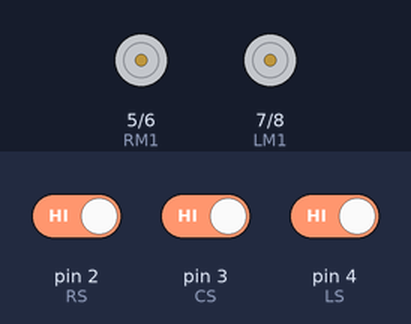
Bench run of a sketch on a simulated Arduino Leonardo, built with avr-gcc and run on an emulated ATmega32U4. Parts: motor-driver pin pairs drawn as motors (green arrow = first pin HIGH = forward, orange = second pin HIGH = backward, longer = more drive). The inputs (shaded band) are chosen by the test bench; at power-on: pin 2 (RS) HIGH, pin 3 (CS) HIGH, pin 4 (LS) HIGH. What the sketch prints to the serial monitor is not drawn.

Above: at 1.2 s.
1.3 s: pin 2 (RS) driven LOW
At 2.7 s:
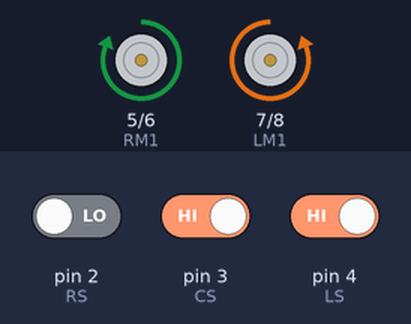
3.5 s: pin 3 (CS) driven LOW
At 4.6 s:
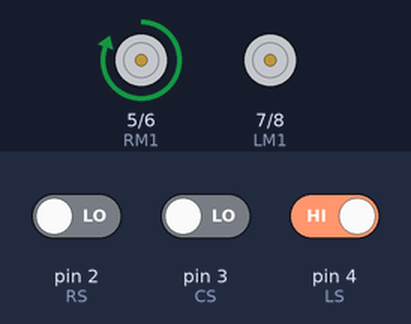
5.0 s: pin 2 (RS) driven HIGH
At 5.7 s:
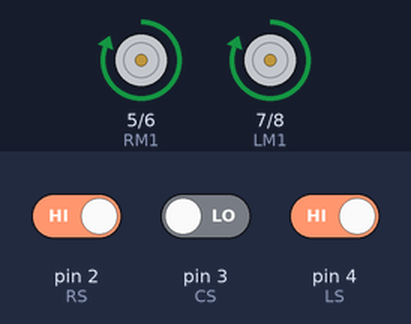
6.5 s: pin 4 (LS) driven LOW
At 6.8 s:
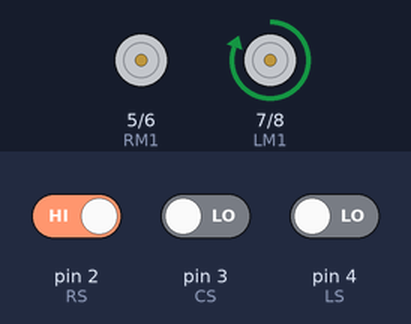
8.0 s: pin 3 (CS) driven HIGH
At 9.2 s:
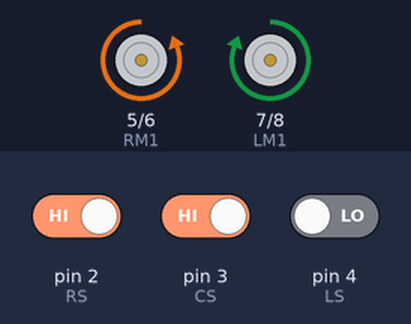
9.5 s: pin 4 (LS) driven HIGH
At 11.8 s:
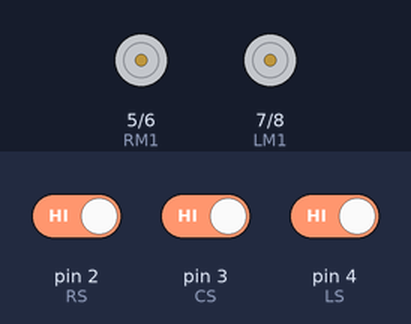
Timing chart, 0 to 13.3 s (numbered marks = the images above; inputs shaded):
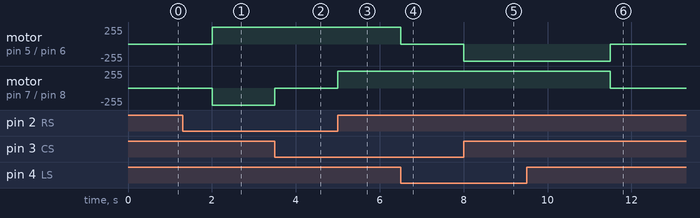

Measured:
- after the input at 1.3 s, motor on pin 5 (RM1) / pin 6 (RM2): stopped → forward 255/255 after 0.71 s; motor on pin 7 (LM1) / pin 8 (LM2): stopped → backward 255/255 after 0.71 s
- after the input at 3.5 s, motor on pin 7 (LM1) / pin 8 (LM2): backward 255/255 → stopped at once
- after the input at 5.0 s, motor on pin 7 (LM1) / pin 8 (LM2): stopped → forward 255/255 at once
- after the input at 6.5 s, motor on pin 5 (RM1) / pin 6 (RM2): forward 255/255 → stopped at once
- after the input at 8.0 s, motor on pin 5 (RM1) / pin 6 (RM2): stopped → backward 255/255 at once
- after the input at 9.5 s, motor on pin 5 (RM1) / pin 6 (RM2): backward 255/255 → stopped after 2.0 s; motor on pin 7 (LM1) / pin 8 (LM2): forward 255/255 → stopped after 2.0 s

The sketch:

lfr-serial-montior-white-patch.ino
```cpp
#define LS 4 // left sensor
#define RS 2 // center sensor
#define CS 3 // right sensor
#define LM1 7 // left motor M1a
#define LM2 8 // left motor M2a
#define RM1 5 // right motor M2a
#define RM2 6 // right motor M2b
int i=0;
void setup()
{Serial.begin(9600);
while (! Serial); // Wait untilSerial is ready - Leonardo
  Serial.println("Enter LED Number 0 to 7 or 'x' to clear");
pinMode(LS, INPUT);
pinMode(RS, INPUT);
pinMode(CS, INPUT);
pinMode(LM1, OUTPUT);
pinMode(LM2, OUTPUT);
pinMode(RM1, OUTPUT);
pinMode(RM2, OUTPUT);
}
// COMMAND ORDER- LEFT RIGHT CENTER
void loop()
{int tVariable = i;
Serial.println(tVariable);
  delay(1);

if(!(digitalRead(LS)) && !(digitalRead(RS)) && !(digitalRead(CS))) // Move Forward on line 111 all black T
{if(i%2==0)   //turn left if even
     {digitalWrite(LM1, HIGH);
      digitalWrite(LM2, LOW);
      digitalWrite(RM1, LOW);
      digitalWrite(RM2, HIGH);
     }
  else{digitalWrite(LM1, LOW);
       digitalWrite(LM2, LOW);
       digitalWrite(RM1, HIGH);
       digitalWrite(RM2, LOW);
      }
}
if(!(digitalRead(LS)) && !(digitalRead(RS)) && digitalRead(CS)) // Move Forward on line 110
{
digitalWrite(LM1, HIGH);
digitalWrite(LM2, LOW);
digitalWrite(RM1, HIGH);
digitalWrite(RM2, LOW);
}
if(digitalRead(LS) && digitalRead(RS) && !(digitalRead(CS))) // Move Forward on line 001
{
digitalWrite(LM1, HIGH);
digitalWrite(LM2, LOW);
digitalWrite(RM1, HIGH);
digitalWrite(RM2, LOW);
}
if(!(digitalRead(LS)) && digitalRead(RS) && !(digitalRead(CS))) // turn left by rotationg left motors in forward 010
{
digitalWrite(LM1, HIGH);
digitalWrite(LM2, LOW);
digitalWrite(RM1, LOW);
digitalWrite(RM2, LOW);
}
if(!(digitalRead(LS)) && digitalRead(RS) && digitalRead(CS)) // Turn LEFT by rotating LEFT motors in forward and RIGHT ones in backward direction 011
{
digitalWrite(LM1, HIGH);
digitalWrite(LM2, LOW);
digitalWrite(RM1, LOW);
digitalWrite(RM2, HIGH);
}
if(digitalRead(LS) && !(digitalRead(RS)) && !(digitalRead(CS))) // Turn right by rotating right motors in forward 100
{
digitalWrite(LM1, LOW);
digitalWrite(LM2, LOW);
digitalWrite(RM1, HIGH);
digitalWrite(RM2, LOW);
}
if(digitalRead(LS) && !(digitalRead(RS)) && digitalRead(CS)) // Turn right by rotating right motors in forward and left ones in backward direction 101
{
digitalWrite(LM1, LOW);
digitalWrite(LM2, HIGH);
digitalWrite(RM1, HIGH);
digitalWrite(RM2, LOW);
}

if( digitalRead(LS) && digitalRead(RS) && digitalRead(CS)) // BACK IF IT GOES OUT OF RANGE 000 all white
{i++;
delay(2000);
digitalWrite(LM1, LOW);
digitalWrite(LM2, LOW);
digitalWrite(RM1, LOW);
digitalWrite(RM2, LOW);
}
}
```
